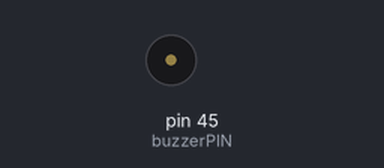
This sketch was run on a simulated Arduino Mega 2560, built with avr-gcc and run on an emulated ATmega2560. Shown: buzzer (waves = sounding).

Above: at 1.4 s.
At 27.36 s:
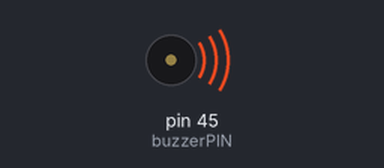
Timing chart, 0 to 27.7 s (numbered marks = the images above):
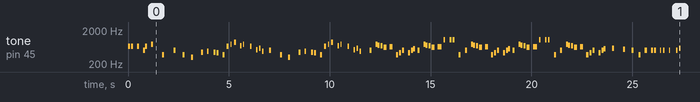

The sketch:

SuperMarioBros_theme.ino
```cpp
#include <Tone.h>

#define buzzerPIN 45 // Change this to the pin your passive buzzer is connected to

Tone tone1;

void setup()
{
tone1.begin(buzzerPIN);
}

void loop()
{
tone1.play(660,100);
delay(2*75);tone1.play(660,100);
delay(2*150);tone1.play(660,100);
delay(2*150);tone1.play(510,100);
delay(2*50);tone1.play(660,100);
delay(2*150);tone1.play(770,100);
delay(2*275);tone1.play(380,100);
delay(2*287);tone1.play(510,100);
delay(2*225);tone1.play(380,100);
delay(2*200);tone1.play(320,100);
delay(2*250);tone1.play(440,100);
delay(2*150);tone1.play(480,80);
delay(2*165);tone1.play(450,100);
delay(2*75);tone1.play(430,100);
delay(2*150);tone1.play(380,100);
delay(2*100);tone1.play(660,80);
delay(2*100);tone1.play(760,50);
delay(2*75);tone1.play(860,100);
delay(2*150);tone1.play(700,80);
delay(2*75);tone1.play(760,50);
delay(2*175);tone1.play(660,80);
delay(2*150);tone1.play(520,80);
delay(2*75);tone1.play(580,80);
delay(2*75);tone1.play(480,80);
delay(2*175);tone1.play(510,100);
delay(2*275);tone1.play(380,100);
delay(2*200);tone1.play(320,100);
delay(2*250);tone1.play(440,100);
delay(2*150);tone1.play(480,80);
delay(2*165);tone1.play(450,100);
delay(2*75);tone1.play(430,100);
delay(2*150);tone1.play(380,100);
delay(2*100);tone1.play(660,80);
delay(2*100);tone1.play(760,50);
delay(2*75);tone1.play(860,100);
delay(2*150);tone1.play(700,80);
delay(2*75);tone1.play(760,50);
delay(2*175);tone1.play(660,80);
delay(2*150);tone1.play(520,80);
delay(2*75);tone1.play(580,80);
delay(2*75);tone1.play(480,80);
delay(2*250);tone1.play(500,100);
delay(2*150);tone1.play(760,100);
delay(2*50);tone1.play(720,100);
delay(2*75);tone1.play(680,100);
delay(2*75);tone1.play(620,150);
delay(2*150);tone1.play(650,150);
delay(2*150);tone1.play(380,100);
delay(2*75);tone1.play(430,100);
delay(2*75);tone1.play(500,100);
delay(2*150);tone1.play(430,100);
delay(2*75);tone1.play(500,100);
delay(2*50);tone1.play(570,100);
delay(2*110);tone1.play(500,100);
delay(2*150);tone1.play(760,100);
delay(2*50);tone1.play(720,100);
delay(2*75);tone1.play(680,100);
delay(2*75);tone1.play(620,150);
delay(2*150);tone1.play(650,200);
delay(2*150);tone1.play(1020,80);
delay(2*150);tone1.play(1020,80);
delay(2*75);tone1.play(1020,80);
delay(2*150);tone1.play(380,100);
delay(2*150);tone1.play(500,100);
delay(2*150);tone1.play(760,100);
delay(2*50);tone1.play(720,100);
delay(2*75);tone1.play(680,100);
delay(2*75);tone1.play(620,150);
delay(2*150);tone1.play(650,150);
delay(2*150);tone1.play(380,100);
delay(2*75);tone1.play(430,100);
delay(2*75);tone1.play(500,100);
delay(2*150);tone1.play(430,100);
delay(2*75);tone1.play(500,100);
delay(2*50);tone1.play(570,100);
delay(2*110);tone1.play(500,100);
delay(2*150);tone1.play(760,100);
delay(2*50);tone1.play(720,100);
delay(2*75);tone1.play(680,100);
delay(2*75);tone1.play(620,150);
delay(2*150);tone1.play(650,200);
delay(2*150);tone1.play(1020,80);
delay(2*150);tone1.play(1020,80);
delay(2*75);tone1.play(1020,80);
delay(2*150);tone1.play(380,100);
delay(2*150);tone1.play(500,100);
delay(2*150);tone1.play(760,100);
delay(2*50);tone1.play(720,100);
delay(2*75);tone1.play(680,100);
delay(2*75);tone1.play(620,150);
delay(2*150);tone1.play(650,150);
delay(2*150);tone1.play(380,100);
delay(2*75);tone1.play(430,100);
delay(2*75);tone1.play(500,100);
delay(2*150);tone1.play(430,100);
delay(2*75);tone1.play(500,100);
delay(2*50);tone1.play(570,100);
delay(2*210);tone1.play(585,100);
delay(2*275);tone1.play(550,100);
delay(2*210);tone1.play(500,100);
delay(2*180);tone1.play(380,100);
delay(2*150);tone1.play(500,100);
delay(2*150);tone1.play(500,100);
delay(2*75);tone1.play(500,100);
delay(2*150);tone1.play(500,60);
delay(2*75);tone1.play(500,80);
delay(2*150);tone1.play(500,60);
delay(2*175);tone1.play(500,80);
delay(2*75);tone1.play(580,80);
delay(2*175);tone1.play(660,80);
delay(2*75);tone1.play(500,80);
delay(2*150);tone1.play(430,80);
delay(2*75);tone1.play(380,80);
delay(2*300);tone1.play(500,60);
delay(2*75);tone1.play(500,80);
delay(2*150);tone1.play(500,60);
delay(2*175);tone1.play(500,80);
delay(2*75);tone1.play(580,80);
delay(2*75);tone1.play(660,80);
delay(2*225);tone1.play(870,80);
delay(2*162);tone1.play(760,80);
delay(2*300);tone1.play(500,60);
delay(2*75);tone1.play(500,80);
delay(2*150);tone1.play(500,60);
delay(2*175);tone1.play(500,80);
delay(2*75);tone1.play(580,80);
delay(2*175);tone1.play(660,80);
delay(2*75);tone1.play(500,80);
delay(2*150);tone1.play(430,80);
delay(2*75);tone1.play(380,80);
delay(2*300);tone1.play(660,100);
delay(2*75);tone1.play(660,100);
delay(2*150);tone1.play(660,100);
delay(2*150);tone1.play(510,100);
delay(2*50);tone1.play(660,100);
delay(2*150);tone1.play(770,100);
delay(2*225);tone1.play(380,100);
//tells the user it is over and delays it a little before going to the top again
delay(1000);
tone1.play(440,200);
delay(200);
delay(200);
tone1.play(440,400);
delay(200);
delay(200);
delay(5000);
}
```

Measured:
- by itself, tone on pin 45 (buzzerPIN): plays 660 Hz for 0.10 s, 660 Hz for 0.10 s, 660 Hz for 0.10 s, 510 Hz for 0.10 s, 660 Hz for 0.10 s, 770 Hz for 0.10 s … (427 notes in this stretch)
